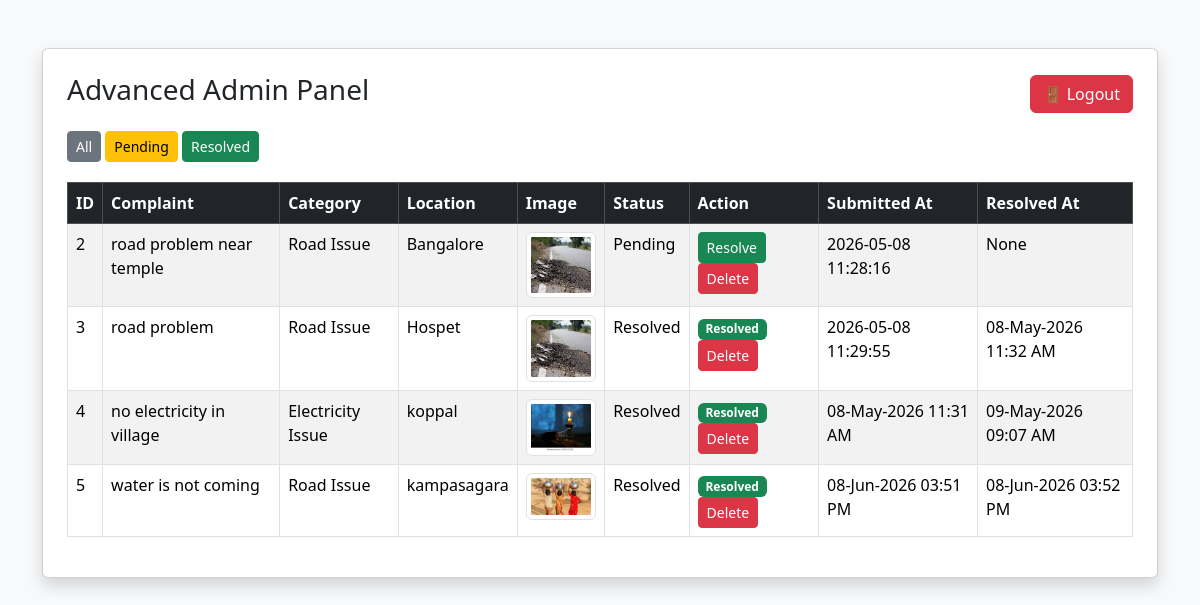
/admin (signed in), run on the app's committed database.
### tables this page shows
CREATE TABLE complaints (
        id INTEGER PRIMARY KEY AUTOINCREMENT,
        complaint_text TEXT,
        category TEXT,
        location TEXT,
        image TEXT,
        status TEXT DEFAULT 'Pending',
        submitted_at TEXT,
        resolved_at TEXT
    );

### app.py (the view)
@app.route("/admin")
def admin():
    if not session.get("admin"):
        return redirect("/login")
    status_filter = request.args.get("status")
    conn = sqlite3.connect("database.db")
    cursor = conn.cursor()
    if status_filter == "Pending":
        cursor.execute("SELECT * FROM complaints WHERE status='Pending'")
    elif status_filter == "Resolved":
        cursor.execute("SELECT * FROM complaints WHERE status='Resolved'")
    else:
        cursor.execute("SELECT * FROM complaints")
    data = cursor.fetchall()
    conn.close()
    return render_template("admin.html", data=data)

### templates/admin.html (shortened to what this page needs)
<!DOCTYPE html>
<html>
<head>
    <link href="https://cdn.jsdelivr.net/npm/bootstrap@5.3.2/dist/css/bootstrap.min.css" rel="stylesheet">
</head>
<body class="bg-light">
<div class="container mt-5">
    <div class="card shadow p-4">
         <div class="d-flex justify-content-between align-items-center mb-3">
    <h3>Advanced Admin Panel</h3>
    <a href="/logout" class="btn btn-danger">
        🚪 Logout
    </a>
</div>
        <div style="margin-bottom:20px;">
            <a href="/admin" class="btn btn-secondary btn-sm">All</a>
            <a href="/admin?status=Pending" class="btn btn-warning btn-sm">Pending</a>
            <a href="/admin?status=Resolved" class="btn btn-success btn-sm">Resolved</a>
        </div>
        <table class="table table-bordered table-striped">
            <thead class="table-dark">
                <tr>
                    <th>ID</th>
                    <th>Complaint</th>
                    <th>Category</th>
                    <th>Location</th>
                    <th>Image</th>
                    <th>Status</th>
                    <th>Action</th>
                    <th>Submitted At</th>
                    <th>Resolved At</th>
                </tr>
            </thead>
           <tbody>
{% for row in data %}
<tr>
    <td>{{ row[0] }}</td>
    <td>{{ row[1] }}</td>
    <td>{{ row[2] }}</td>
    <td>{{ row[3] }}</td>
   <td>
        {% if row[4] %}
            <img src="{{ url_for('static', filename='uploads/' + row[4]) }}"
                 width="80"
                 class="img-thumbnail"
                 style="cursor:pointer;"
                 data-img="{{ url_for('static', filename='uploads/' + row[4]) }}"
                 onclick="showImage(this)">
            {% else %}
                    <span class="text-muted">No Image</span>
        {% endif %}
    </td>
    <td>{{ row[5] }}</td>
    <td>
        {% if row[5] == "Pending" %}
            <a href="/resolve/{{ row[0] }}"
               class="btn btn-success btn-sm">
               Resolve
            </a>
        {% else %}
            <span class="badge bg-success">Resolved</span>
        {% endif %}
        <a href="/delete/{{ row[0] }}"
           class="btn btn-danger btn-sm"
           onclick="return confirm('Are you sure you want to delete this complaint?')">
           Delete
        </a>
    </td>
    <td>{{ row[6] }}</td>
    <td>{{ row[7] }}</td>
</tr>
{% endfor %}
</tbody>
        </table>
    </div>
</div>
</body>
</html>

### data on the page
complaints: id "2", complaint_text "road problem near temple", category "Road Issue", location "Bangalore", image (picture), status "Pending", submitted_at "2026-05-08 11:28:16", row "None"
complaints: id "3", complaint_text "road problem", category "Road Issue", location "Hospet", image (picture), status "Resolved", submitted_at "2026-05-08 11:29:55", resolved_at "08-May-2026 11:32 AM"
complaints: id "4", complaint_text "no electricity in village", category "Electricity Issue", location "koppal", image (picture), status "Resolved", submitted_at "08-May-2026 11:31 AM", resolved_at "09-May-2026 09:07 AM"
complaints: id "5", complaint_text "water is not coming", category "Road Issue", location "kampasagara", image (picture), status "Resolved", submitted_at "08-Jun-2026 03:51 PM", resolved_at "08-Jun-2026 03:52 PM"
